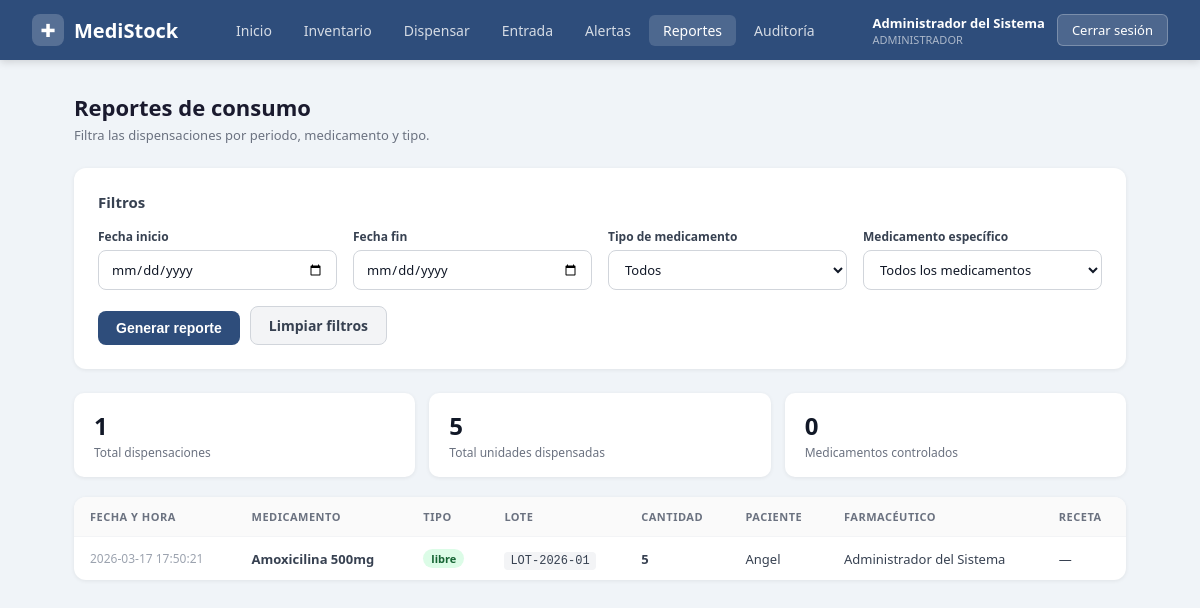
Page /reportes (signed in) on the committed database.
### tables this page shows
CREATE TABLE usuarios (
    id          INTEGER PRIMARY KEY AUTOINCREMENT,
    username    TEXT    NOT NULL UNIQUE,        -- nombre de usuario para login
    password    TEXT    NOT NULL,               -- contrasena encriptada (hash)
    nombre      TEXT    NOT NULL,               -- nombre completo del usuario
    rol         TEXT    NOT NULL CHECK(rol IN ('admin', 'farmaceutico')),
    activo      INTEGER NOT NULL DEFAULT 1      -- 1 = activo, 0 = desactivado
);

CREATE TABLE dispensaciones (
    id              INTEGER PRIMARY KEY AUTOINCREMENT,
    farmaceutico_id INTEGER NOT NULL,           -- quien despacho
    paciente_nombre TEXT    NOT NULL,           -- nombre del paciente
    medicamento_id  INTEGER NOT NULL,
    lote_id         INTEGER NOT NULL,           -- que lote se uso (FIFO)
    cantidad        INTEGER NOT NULL CHECK(cantidad > 0),
    numero_receta   TEXT,                       -- obligatorio si es controlado
    fecha_hora      DATETIME NOT NULL DEFAULT (DATETIME('now')),
    FOREIGN KEY (farmaceutico_id) REFERENCES usuarios(id),
    FOREIGN KEY (medicamento_id) REFERENCES medicamentos(id),
    FOREIGN KEY (lote_id) REFERENCES lotes(id)
);

CREATE TABLE medicamentos (
    id              INTEGER PRIMARY KEY AUTOINCREMENT,
    nombre          TEXT    NOT NULL UNIQUE,    -- nombre del medicamento
    descripcion     TEXT,                       -- descripcion opcional
    tipo            TEXT    NOT NULL CHECK(tipo IN ('controlado', 'libre')),
    unidad_medida   TEXT    NOT NULL DEFAULT 'piezas'  -- ej: piezas, mg, ml
);

CREATE TABLE lotes (
    id               INTEGER PRIMARY KEY AUTOINCREMENT,
    medicamento_id   INTEGER NOT NULL,
    numero_lote      TEXT    NOT NULL,          -- numero de lote del fabricante
    cantidad         INTEGER NOT NULL CHECK(cantidad >= 0),  -- stock disponible
    fecha_caducidad  DATE    NOT NULL,          -- formato: YYYY-MM-DD
    fecha_entrada    DATE    NOT NULL DEFAULT (DATE('now')), -- cuando entro al sistema
    activo           INTEGER NOT NULL DEFAULT 1, -- 0 = vencido o agotado
    FOREIGN KEY (medicamento_id) REFERENCES medicamentos(id)
);

### backend/app.py (the view)
@app.route('/reportes')
@admin_requerido
def reportes():
    db = get_db()
    fecha_inicio    = request.args.get('fecha_inicio', '')
    fecha_fin       = request.args.get('fecha_fin', '')
    tipo_filtro     = request.args.get('tipo', 'todos')
    medicamento_id  = request.args.get('medicamento_id', '')
    query = '''
        SELECT
            d.*,
            u.nombre as farmaceutico,
            m.nombre as medicamento,
            m.tipo as tipo_medicamento,
            l.numero_lote
        FROM dispensaciones d
        JOIN usuarios u ON d.farmaceutico_id = u.id
        JOIN medicamentos m ON d.medicamento_id = m.id
        JOIN lotes l ON d.lote_id = l.id
        WHERE 1=1
    '''
    params = []
    if fecha_inicio:
        query += ' AND DATE(d.fecha_hora) >= ?'
        params.append(fecha_inicio)
    if fecha_fin:
        query += ' AND DATE(d.fecha_hora) <= ?'
        params.append(fecha_fin)
    if tipo_filtro != 'todos':
        query += ' AND m.tipo = ?'
        params.append(tipo_filtro)
    if medicamento_id:
        query += ' AND d.medicamento_id = ?'
        params.append(medicamento_id)
    query += ' ORDER BY d.fecha_hora DESC'
    dispensaciones = db.execute(query, params).fetchall()
    medicamentos   = db.execute('SELECT * FROM medicamentos ORDER BY nombre').fetchall()
    db.close()
    return render_template('reportes.html',
        dispensaciones=dispensaciones,
        medicamentos=medicamentos,
        fecha_inicio=fecha_inicio,
        fecha_fin=fecha_fin,
        tipo_filtro=tipo_filtro,
        medicamento_id=medicamento_id
    )

### backend/app.py (called while the page is built)
def get_db():
    conn = sqlite3.connect(DB_PATH)
    conn.row_factory = sqlite3.Row   # acceso por nombre de columna
    return conn

def admin_requerido(f):
    from functools import wraps
    @wraps(f)
    def wrapper(*args, **kwargs):
        if 'usuario_id' not in session:
            return redirect(url_for('login'))
        if session.get('rol') != 'admin':
            flash('No tienes permiso para acceder a esta seccion.', 'error')
            return redirect(url_for('dashboard'))
        return f(*args, **kwargs)
    return wrapper

### frontend/templates/reportes.html (shortened to what this page needs)
<!DOCTYPE html>
<html lang="es">
<head>
</head>
<body>
<nav class="navbar">
    <a href="{{ url_for('dashboard') }}" class="navbar-brand"><div class="icon">✚</div><span>MediStock</span></a>
    <div class="nav-links">
        <a href="{{ url_for('dashboard') }}">Inicio</a>
        <a href="{{ url_for('inventario') }}">Inventario</a>
        <a href="{{ url_for('salida_medicamento') }}">Dispensar</a>
        <a href="{{ url_for('entrada_medicamento') }}">Entrada</a>
        <a href="{{ url_for('alertas') }}">Alertas</a>
        <a href="{{ url_for('reportes') }}" class="active">Reportes</a>
        <a href="{{ url_for('auditoria') }}">Auditoría</a>
    </div>
    <div class="nav-user">
        <div><div class="user-name">{{ session['nombre'] }}</div><div class="user-role">Administrador</div></div>
        <a href="{{ url_for('logout') }}" class="btn-logout">Cerrar sesión</a>
    </div>
</nav>
<main class="main">
    <div class="page-header">
        <h1> Reportes de consumo</h1>
        <p>Filtra las dispensaciones por periodo, medicamento y tipo.</p>
    </div>
    <div class="filtros-card">
        <h2> Filtros</h2>
        <form method="GET" action="{{ url_for('reportes') }}">
            <div class="filtros-grid">
                <div class="form-group">
                    <label for="fecha_inicio">Fecha inicio</label>
                    <input type="date" id="fecha_inicio" name="fecha_inicio" value="{{ fecha_inicio }}">
                </div>
                <div class="form-group">
                    <label for="fecha_fin">Fecha fin</label>
                    <input type="date" id="fecha_fin" name="fecha_fin" value="{{ fecha_fin }}">
                </div>
                <div class="form-group">
                    <label for="tipo">Tipo de medicamento</label>
                    <select id="tipo" name="tipo">
                        <option value="todos" {% if tipo_filtro == 'todos' %}selected{% endif %}>Todos</option>
                    </select>
                </div>
                <div class="form-group">
                    <label for="medicamento_id">Medicamento específico</label>
                    <select id="medicamento_id" name="medicamento_id">
                        <option value="">Todos los medicamentos</option>
                    </select>
                </div>
            </div>
            <div class="filtros-actions" style="margin-top:16px;">
                <button type="submit" class="btn btn-primary"> Generar reporte</button>
                <a href="{{ url_for('reportes') }}" class="btn btn-secondary"> Limpiar filtros</a>
            </div>
        </form>
    </div>
    {% if dispensaciones %}
    <div class="resumen">
        <div class="resumen-card">
            <div class="val">{{ dispensaciones | length }}</div>
            <div class="lbl">Total dispensaciones</div>
        </div>
        <div class="resumen-card">
            <div class="val">{{ dispensaciones | sum(attribute='cantidad') }}</div>
            <div class="lbl">Total unidades dispensadas</div>
        </div>
        <div class="resumen-card">
            <div class="val">{{ dispensaciones | selectattr('tipo_medicamento', 'eq', 'controlado') | list | length }}</div>
            <div class="lbl">Medicamentos controlados</div>
        </div>
    </div>
    {% endif %}
    <div class="table-container">
        {% if dispensaciones %}
        <table>
            <thead>
                <tr>
                    <th>Fecha y hora</th>
                    <th>Medicamento</th>
                    <th>Tipo</th>
                    <th>Lote</th>
                    <th>Cantidad</th>
                    <th>Paciente</th>
                    <th>Farmacéutico</th>
                    <th>Receta</th>
                </tr>
            </thead>
            <tbody>
                {% for d in dispensaciones %}
                <tr>
                    <td style="font-size:12px;color:#9CA3AF;white-space:nowrap;">{{ d.fecha_hora }}</td>
                    <td><strong>{{ d.medicamento }}</strong></td>
                    <td><span class="badge {{ d.tipo_medicamento }}">{{ d.tipo_medicamento }}</span></td>
                    <td><code style="background:#F3F4F6;padding:2px 6px;border-radius:4px;font-size:12px;">{{ d.numero_lote }}</code></td>
                    <td><strong>{{ d.cantidad }}</strong></td>
                    <td>{{ d.paciente_nombre }}</td>
                    <td>{{ d.farmaceutico }}</td>
                    <td>{{ d.numero_receta or '—' }}</td>
                </tr>
                {% endfor %}
            </tbody>
        </table>
        {% else %}
        <div class="empty-state">
            <div class="icon"></div>
            <p>No se encontraron dispensaciones con los filtros seleccionados.</p>
            <p style="font-size:12px;margin-top:6px;">Intenta con un rango de fechas más amplio o sin filtros.</p>
        </div>
        {% endif %}
    </div>
</main>
</body>
</html>

### frontend/templates/reportes.html (style rules this page uses)
* { margin: 0; padding: 0; box-sizing: border-box; }
body { font-family: 'Segoe UI', Arial, sans-serif; background: #F0F4F8; color: #1a1a2e; }
.navbar { background: #2E4D7B; padding: 0 32px; display: flex; align-items: center; justify-content: space-between; height: 60px; position: sticky; top: 0; z-index: 100; box-shadow: 0 2px 8px rgba(0,0,0,0.15); }
.navbar-brand { display: flex; align-items: center; gap: 10px; color: white; text-decoration: none; }
.navbar-brand .icon { width: 32px; height: 32px; background: rgba(255,255,255,0.2); border-radius: 8px; display: flex; align-items: center; justify-content: center; font-size: 18px; }
.navbar-brand span { font-size: 20px; font-weight: 700; }
.nav-links { display: flex; align-items: center; gap: 4px; }
.nav-links a { color: rgba(255,255,255,0.80); text-decoration: none; padding: 6px 14px; border-radius: 6px; font-size: 14px; transition: background 0.2s; }
.nav-links a:hover, .nav-links a.active { background: rgba(255,255,255,0.15); color: white; }
.nav-user { display: flex; align-items: center; gap: 12px; }
.user-name { color: white; font-size: 13px; font-weight: 600; }
.user-role { color: rgba(255,255,255,0.60); font-size: 11px; text-transform: uppercase; }
.btn-logout { background: rgba(255,255,255,0.15); color: white; border: 1px solid rgba(255,255,255,0.25); padding: 6px 14px; border-radius: 6px; font-size: 13px; text-decoration: none; }
.main { max-width: 1100px; margin: 0 auto; padding: 32px 24px; }
.page-header { margin-bottom: 24px; }
.page-header h1 { font-size: 22px; font-weight: 700; }
.page-header p { font-size: 13px; color: #6B7280; margin-top: 4px; }
.filtros-card { background: white; border-radius: 12px; padding: 24px; box-shadow: 0 1px 4px rgba(0,0,0,0.07); margin-bottom: 24px; }
.filtros-card h2 { font-size: 15px; font-weight: 600; margin-bottom: 16px; color: #374151; }
.filtros-grid { display: grid; grid-template-columns: repeat(auto-fit, minmax(180px, 1fr)); gap: 16px; }
.form-group { display: flex; flex-direction: column; gap: 5px; }
label { font-size: 12px; font-weight: 600; color: #374151; }
select, input[type="date"] { padding: 9px 12px; border: 1.5px solid #D1D5DB; border-radius: 8px; font-size: 13px; color: #111827; outline: none; background: white; font-family: 'Segoe UI', Arial, sans-serif; }
.btn { padding: 9px 18px; border-radius: 8px; font-size: 14px; font-weight: 600; cursor: pointer; text-decoration: none; border: none; display: inline-flex; align-items: center; gap: 6px; transition: background 0.2s; }
.btn-primary { background: #2E4D7B; color: white; }
.btn-secondary { background: #F3F4F6; color: #374151; border: 1.5px solid #D1D5DB; }
.filtros-actions { display: flex; gap: 10px; align-items: flex-end; margin-top: 4px; }
.resumen { display: flex; gap: 14px; margin-bottom: 20px; }
.resumen-card { background: white; border-radius: 10px; padding: 16px 20px; box-shadow: 0 1px 4px rgba(0,0,0,0.07); flex: 1; }
.resumen-card .val { font-size: 24px; font-weight: 700; color: #111827; }
.resumen-card .lbl { font-size: 12px; color: #6B7280; margin-top: 2px; }
.table-container { background: white; border-radius: 12px; box-shadow: 0 1px 4px rgba(0,0,0,0.07); overflow: hidden; }
table { width: 100%; border-collapse: collapse; font-size: 13px; }
th { text-align: left; padding: 12px 16px; font-size: 11px; font-weight: 600; color: #6B7280; text-transform: uppercase; letter-spacing: 0.5px; border-bottom: 1px solid #F3F4F6; background: #FAFAFA; }
td { padding: 12px 16px; border-bottom: 1px solid #F9FAFB; color: #374151; }
tr:last-child td { border-bottom: none; }
.badge { display: inline-flex; padding: 2px 8px; border-radius: 20px; font-size: 11px; font-weight: 600; }
.badge.libre { background: #DCFCE7; color: #166534; }

### rows in the picture
usuarios: nombre "Administrador del Sistema"
dispensaciones: fecha_hora "2026-03-17 17:50:21", medicamento "Amoxicilina 500mg", tipo_medicamento "libre", numero_lote "LOT-2026-01", cantidad "5", paciente_nombre "Angel", farmaceutico "Administrador del Sistema", numero_receta "—"

### other values in the picture
{{ dispensaciones | length }} "1"
{{ dispensaciones | sum(attribute='cantidad') }} "5"
